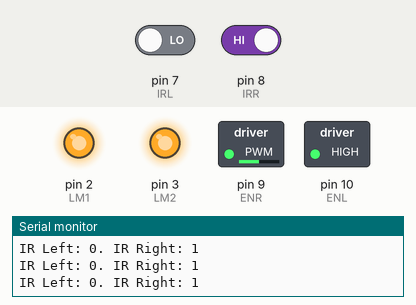
Recording of a sketch running on a simulated Arduino Uno, built with avr-gcc and run on an emulated ATmega328P. On the bench: switched loads named in the sketch (green lamp = pin HIGH), output pins drawn as LEDs (lit = HIGH), the last lines printed to the serial monitor. Inputs (shaded band) come from the test bench; at power-on: pin 7 (IRL) LOW, pin 8 (IRR) HIGH. Pins used as bus, display or sensor lines are not drawn.

Above: at 1.2 s.
1.3 s: pin 7 (IRL) driven HIGH
At 2.3 s:
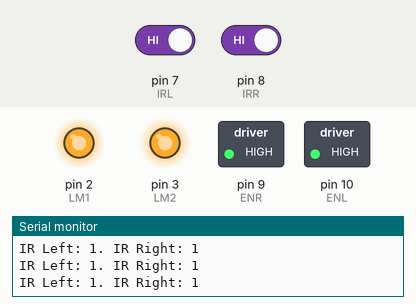
2.8 s: pin 8 (IRR) driven LOW
At 3.8 s:
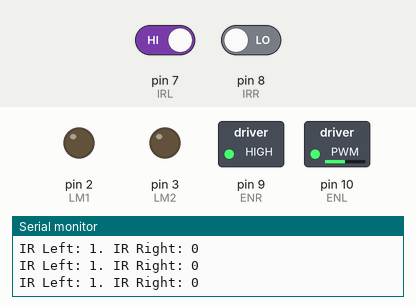
4.3 s: pin 7 (IRL) driven LOW
At 5.4 s:
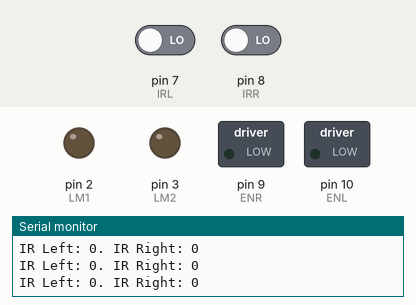
5.8 s: pin 8 (IRR) driven HIGH
At 6.9 s:
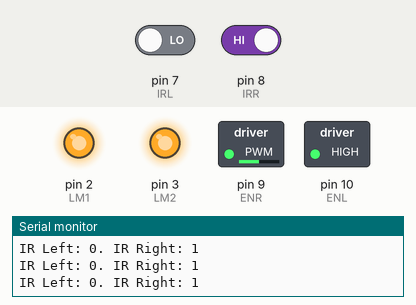
7.3 s: pin 7 (IRL) driven HIGH
At 8.3 s:
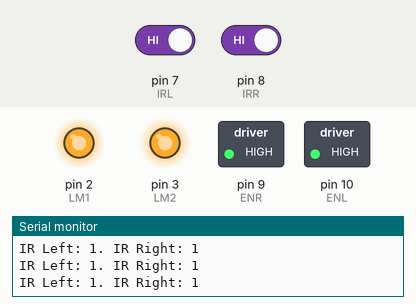
8.8 s: pin 7 (IRL) driven LOW and pin 8 (IRR) driven LOW
At 9.8 s:
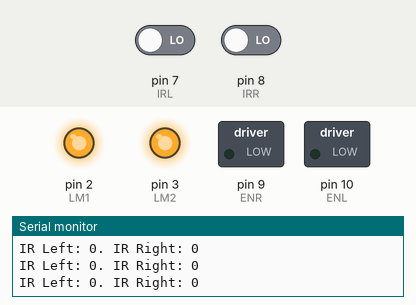
Timing chart, 0 to 11.3 s (numbered marks = the images above; inputs shaded):
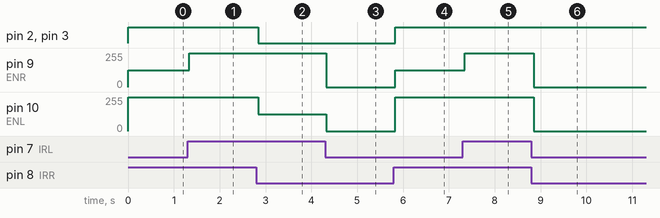

The sketch:

line_following_robot.ino
```cpp
#define IRL 7 // IR: White - LOW, Black - HIGH.
#define IRR 8 // Right IR Sensor
#define ENR 9 // Right-side Motor Speeds
#define ENL 10 // Left-side Motor Speeds
#define RM1 0 // Right Motor 1
#define RM2 1 // Right Motor 2
#define LM1 2 // Left Motor 1
#define LM2 3 // Left Motor 2

void setup() {
  Serial.begin(9600); // Initializing Serial Monitor's Baud Rate.
  pinMode(IRL, INPUT); // Setting sensor pins to input mode in order to take digital values from them.
  pinMode(IRR, INPUT);
  pinMode(LM1, OUTPUT); // Setting PWM motor pins to output mode.
  pinMode(LM2, OUTPUT);
  pinMode(RM1, OUTPUT);
  pinMode(RM2, OUTPUT);

}

void loop() {
  while(digitalRead(IRL)==LOW && digitalRead(IRR)==LOW){ // No White Line ----> Turn all motors off.
    Serial.println("IR Left: " + String(digitalRead(IRL)) + ". IR Right: " + String(digitalRead(IRR)));
    analogWrite(ENR,LOW);
    analogWrite(ENL,LOW);
  }
  while(digitalRead(IRL)==LOW && digitalRead(IRR)==HIGH){ // The lines are to the right side of car, so it needs to turn right.
    Serial.println("IR Left: " + String(digitalRead(IRL)) + ". IR Right: " + String(digitalRead(IRR)));
    analogWrite(ENR,127);
    analogWrite(ENL,255);
    digitalWrite(LM1,HIGH);
    digitalWrite(LM2,HIGH);
    digitalWrite(RM1,LOW);
    digitalWrite(RM2,LOW);

  }
  while(digitalRead(IRL)==HIGH && digitalRead(IRR)==LOW){ // The lines are to the left side of car, so it needs to turn left.
    Serial.println("IR Left: " + String(digitalRead(IRL)) + ". IR Right: " + String(digitalRead(IRR)));
    analogWrite(ENR,255);
    analogWrite(ENL,127);
    digitalWrite(LM1,LOW);
    digitalWrite(LM2,LOW);
    digitalWrite(RM1,HIGH);
    digitalWrite(RM2,HIGH);
  }
  while(digitalRead(IRL)==HIGH && digitalRead(IRR)==HIGH){ // Car is in the middle, so turn all motors on and proceed forward.
    Serial.println("IR Left: " + String(digitalRead(IRL)) + ". IR Right: " + String(digitalRead(IRR)));
    analogWrite(ENR,255);
    analogWrite(ENL,255);
    digitalWrite(LM1,HIGH);
    digitalWrite(LM2,HIGH);
    digitalWrite(RM1,HIGH);
    digitalWrite(RM2,HIGH);
  }


}
```

Measured:
- after the input at 1.3 s, pin 9 (ENR): 127/255 → 255/255 at once
- after the input at 2.8 s, pin 2 (LM1), pin 3 (LM2): HIGH → LOW at once; pin 10 (ENL): 255/255 → 127/255 at once
- after the input at 4.3 s, pin 9 (ENR): 255/255 → 0/255 at once; pin 10 (ENL): 127/255 → 0/255 at once
- after the input at 5.8 s, pin 2 (LM1), pin 3 (LM2): LOW → HIGH at once; pin 9 (ENR): 0/255 → 127/255 at once; pin 10 (ENL): 0/255 → 255/255 at once
- after the input at 7.3 s, pin 9 (ENR): 127/255 → 255/255 at once
- after the input at 8.8 s, pin 9 (ENR), pin 10 (ENL): 255/255 → 0/255 after 0.05 s
